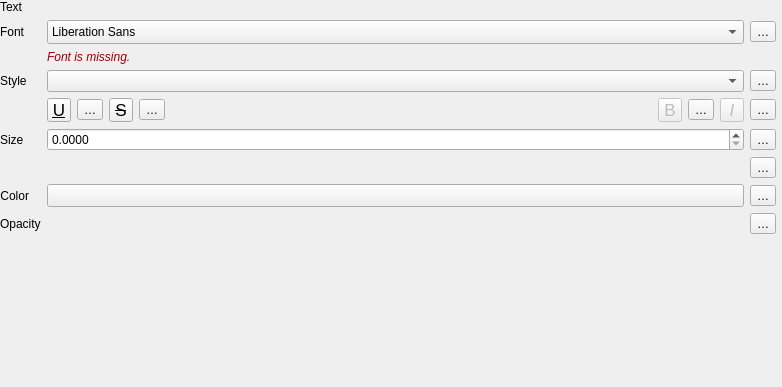
                    <widget class="QWidget" name="scrollAreaWidgetContents">
                     <property name="geometry">
                      <rect>
                       <x>0</x>
                       <y>0</y>
                       <width>782</width>
                       <height>387</height>
                      </rect>
                     </property>
                     <layout class="QVBoxLayout" name="verticalLayout_2" stretch="0,1">
                      <property name="leftMargin">
                       <number>0</number>
                      </property>
                      <property name="topMargin">
                       <number>0</number>
                      </property>
                      <property name="rightMargin">
                       <number>6</number>
                      </property>
                      <property name="bottomMargin">
                       <number>0</number>
                      </property>
                      <item>
                       <widget class="QFrame" name="mFontStyleGroupBox">
                        <property name="sizePolicy">
                         <sizepolicy hsizetype="Preferred" vsizetype="Maximum">
                          <horstretch>0</horstretch>
                          <verstretch>0</verstretch>
                         </sizepolicy>
                        </property>
                        <property name="maximumSize">
                         <size>
                          <width>16777215</width>
                          <height>16777215</height>
                         </size>
                        </property>
                        <layout class="QGridLayout" name="gridLayout_6">
                         <property name="leftMargin">
                          <number>0</number>
                         </property>
                         <property name="topMargin">
                          <number>0</number>
                         </property>
                         <property name="rightMargin">
                          <number>0</number>
                         </property>
                         <property name="bottomMargin">
                          <number>0</number>
                         </property>
                         <item row="7" column="2">
                          <widget class="QgsPropertyOverrideButton" name="mFontColorDDBtn">
                           <property name="text">
                            <string>…</string>
                           </property>
                          </widget>
                         </item>
                         <item row="3" column="0">
                          <widget class="QLabel" name="mFontStyleLabel">
                           <property name="sizePolicy">
                            <sizepolicy hsizetype="Maximum" vsizetype="Preferred">
                             <horstretch>0</horstretch>
                             <verstretch>0</verstretch>
                            </sizepolicy>
                           </property>
                           <property name="text">
                            <string>Style</string>
                           </property>
                          </widget>
                         </item>
                         <item row="12" column="1">
                          <widget class="QFrame" name="frame">
                           <property name="sizePolicy">
                            <sizepolicy hsizetype="Preferred" vsizetype="Maximum">
                             <horstretch>0</horstretch>
                             <verstretch>0</verstretch>
                            </sizepolicy>
                           </property>
                           <layout class="QHBoxLayout" name="horizontalLayout_23">
                            <property name="leftMargin">
                             <number>0</number>
                            </property>
                            <property name="topMargin">
                             <number>0</number>
                            </property>
                            <property name="rightMargin">
                             <number>0</number>
                            </property>
                            <property name="bottomMargin">
                             <number>0</number>
                            </property>
                           </layout>
                          </widget>
                         </item>
                         <item row="4" column="1">
                          <layout class="QHBoxLayout" name="horizontalLayout_13">
                           <item>
                            <widget class="QToolButton" name="mFontUnderlineBtn">
                             <property name="enabled">
                              <bool>true</bool>
                             </property>
                             <property name="minimumSize">
                              <size>
                               <width>24</width>
                               <height>24</height>
                              </size>
                             </property>
                             <property name="maximumSize">
                              <size>
                               <width>24</width>
                               <height>24</height>
                              </size>
                             </property>
                             <property name="font">
                              <font>
                               <pointsize>13</pointsize>
                               <underline>true</underline>
                              </font>
                             </property>
                             <property name="toolTip">
                              <string>Underlined text</string>
                             </property>
                             <property name="text">
                              <string>U</string>
                             </property>
                             <property name="checkable">
                              <bool>true</bool>
                             </property>
                            </widget>
                           </item>
                           <item>
                            <widget class="QgsPropertyOverrideButton" name="mFontUnderlineDDBtn">
                             <property name="text">
                              <string>…</string>
                             </property>
                            </widget>
                           </item>
                           <item>
                            <widget class="QToolButton" name="mFontStrikethroughBtn">
                             <property name="enabled">
                              <bool>true</bool>
                             </property>
                             <property name="minimumSize">
                              <size>
                               <width>24</width>
                               <height>24</height>
                              </size>
                             </property>
                             <property name="maximumSize">
                              <size>
                               <width>24</width>
                               <height>24</height>
                              </size>
                             </property>
                             <property name="font">
                              <font>
                               <pointsize>13</pointsize>
                               <strikeout>true</strikeout>
                              </font>
                             </property>
                             <property name="toolTip">
                              <string>Strikeout text</string>
                             </property>
                             <property name="text">
                              <string>S</string>
                             </property>
                             <property name="checkable">
                              <bool>true</bool>
                             </property>
                            </widget>
                           </item>
                           <item>
                            <widget class="QgsPropertyOverrideButton" name="mFontStrikeoutDDBtn">
                             <property name="text">
                              <string>…</string>
                             </property>
                            </widget>
                           </item>
                           <item>
                            <spacer name="horizontalSpacer_11">
                             <property name="orientation">
                              <enum>Qt::Horizontal</enum>
                             </property>
                             <property name="sizeHint" stdset="0">
                              <size>
                               <width>0</width>
                               <height>20</height>
                              </size>
                             </property>
                            </spacer>
                           </item>
                           <item>
                            <widget class="QToolButton" name="mFontBoldBtn">
                             <property name="enabled">
                              <bool>false</bool>
                             </property>
                             <property name="minimumSize">
                              <size>
                               <width>24</width>
                               <height>24</height>
                              </size>
                             </property>
                             <property name="maximumSize">
                              <size>
                               <width>24</width>
                               <height>24</height>
                              </size>
                             </property>
                             <property name="font">
                              <font>
                               <pointsize>13</pointsize>
                              </font>
                             </property>
                             <property name="toolTip">
                              <string>Bold text
(data defined only, overrides Style)</string>
                             </property>
                             <property name="text">
                              <string>B</string>
                             </property>
                             <property name="checkable">
                              <bool>true</bool>
                             </property>
                            </widget>
                           </item>
                           <item>
                            <widget class="QgsPropertyOverrideButton" name="mFontBoldDDBtn">
                             <property name="text">
                              <string>…</string>
                             </property>
                            </widget>
                           </item>
                           <item>
                            <widget class="QToolButton" name="mFontItalicBtn">
                             <property name="enabled">
                              <bool>false</bool>
                             </property>
                             <property name="minimumSize">
                              <size>
                               <width>24</width>
                               <height>24</height>
                              </size>
                             </property>
                             <property name="maximumSize">
                              <size>
                               <width>24</width>
                               <height>24</height>
                              </size>
                             </property>
                             <property name="font">
                              <font>
                               <pointsize>13</pointsize>
                               <italic>true</italic>
                              </font>
                             </property>
                             <property name="toolTip">
                              <string>Italic text
(data defined only, overrides Style)</string>
                             </property>
                             <property name="text">
                              <string>I</string>
                             </property>
                             <property name="checkable">
                              <bool>true</bool>
                             </property>
                            </widget>
                           </item>
                          </layout>
                         </item>
                         <item row="1" column="0">
                          <widget class="QLabel" name="mFontLabel">
                           <property name="sizePolicy">
                            <sizepolicy hsizetype="Preferred" vsizetype="Preferred">
                             <horstretch>0</horstretch>
                             <verstretch>0</verstretch>
                            </sizepolicy>
                           </property>
                           <property name="text">
                            <string>Font</string>
                           </property>
                           <property name="alignment">
                            <set>Qt::AlignLeading|Qt::AlignLeft|Qt::AlignVCenter</set>
                           </property>
                          </widget>
                         </item>
                         <item row="8" column="0">
                          <widget class="QLabel" name="mFontTranspLabel">
                           <property name="enabled">
                            <bool>true</bool>
                           </property>
                           <property name="text">
                            <string>Opacity</string>
                           </property>
                          </widget>
                         </item>
                         <item row="5" column="1">
                          <widget class="QgsDoubleSpinBox" name="mFontSizeSpinBox">
                           <property name="sizePolicy">
                            <sizepolicy hsizetype="Expanding" vsizetype="Fixed">
                             <horstretch>0</horstretch>
                             <verstretch>0</verstretch>
                            </sizepolicy>
                           </property>
                           <property name="minimumSize">
                            <size>
                             <width>0</width>
                             <height>0</height>
                            </size>
                           </property>
                           <property name="decimals">
                            <number>4</number>
                           </property>
                           <property name="maximum">
                            <double>999999999.000000000000000</double>
                           </property>
                           <property name="showClearButton" stdset="0">
                            <bool>false</bool>
                           </property>
                          </widget>
                         </item>
                         <item row="8" column="1">
                          <widget class="QgsOpacityWidget" name="mTextOpacityWidget" native="true">
                           <property name="focusPolicy">
                            <enum>Qt::StrongFocus</enum>
                           </property>
                          </widget>
                         </item>
                         <item row="4" column="2">
                          <widget class="QgsPropertyOverrideButton" name="mFontItalicDDBtn">
                           <property name="text">
                            <string>…</string>
                           </property>
                          </widget>
                         </item>
                         <item row="3" column="1">
                          <widget class="QComboBox" name="mFontStyleComboBox">
                           <property name="sizePolicy">
                            <sizepolicy hsizetype="Expanding" vsizetype="Fixed">
                             <horstretch>0</horstretch>
                             <verstretch>0</verstretch>
                            </sizepolicy>
                           </property>
                           <property name="minimumSize">
                            <size>
                             <width>0</width>
                             <height>0</height>
                            </size>
                           </property>
                           <property name="maximumSize">
                            <size>
                             <width>16777215</width>
                             <height>16777215</height>
                            </size>
                           </property>
                           <property name="toolTip">
                            <string>Available typeface styles</string>
                           </property>
                           <property name="sizeAdjustPolicy">
                            <enum>QComboBox::AdjustToContentsOnFirstShow</enum>
                           </property>
                          </widget>
                         </item>
                         <item row="7" column="1">
                          <widget class="QgsColorButton" name="btnTextColor">
                           <property name="sizePolicy">
                            <sizepolicy hsizetype="Expanding" vsizetype="Fixed">
                             <horstretch>0</horstretch>
                             <verstretch>0</verstretch>
                            </sizepolicy>
                           </property>
                           <property name="maximumSize">
                            <size>
                             <width>16777215</width>
                             <height>16777215</height>
                            </size>
                           </property>
                          </widget>
                         </item>
                         <item row="5" column="0">
                          <widget class="QLabel" name="mFontSizeLabel">
                           <property name="sizePolicy">
                            <sizepolicy hsizetype="Maximum" vsizetype="Preferred">
                             <horstretch>0</horstretch>
                             <verstretch>0</verstretch>
                            </sizepolicy>
                           </property>
                           <property name="text">
                            <string>Size</string>
                           </property>
                          </widget>
                         </item>
                         <item row="15" column="0" colspan="3">
                          <widget class="QFrame" name="mSubstitutionsFrame">
                           <property name="frameShape">
                            <enum>QFrame::NoFrame</enum>
                           </property>
                           <property name="frameShadow">
                            <enum>QFrame::Raised</enum>
                           </property>
                           <layout class="QHBoxLayout" name="horizontalLayout_3">
                            <property name="spacing">
                             <number>0</number>
                            </property>
                            <property name="leftMargin">
                             <number>0</number>
                            </property>
                            <property name="topMargin">
                             <number>0</number>
                            </property>
                            <property name="rightMargin">
                             <number>0</number>
                            </property>
                            <property name="bottomMargin">
                             <number>0</number>
                            </property>
                           </layout>
                          </widget>
                         </item>
                         <item row="8" column="2">
                          <widget class="QgsPropertyOverrideButton" name="mFontOpacityDDBtn">
                           <property name="text">
                            <string>…</string>
                           </property>
                          </widget>
                         </item>
                         <item row="1" column="1">
                          <widget class="QFontComboBox" name="mFontFamilyCmbBx">
                           <property name="editable">
                            <bool>false</bool>
                           </property>
                           <property name="sizeAdjustPolicy">
                            <enum>QComboBox::AdjustToMinimumContentsLengthWithIcon</enum>
                           </property>
                           <property name="minimumContentsLength">
                            <number>8</number>
                           </property>
                          </widget>
                         </item>
                         <item row="7" column="0">
                          <widget class="QLabel" name="mFontColorLabel">
                           <property name="sizePolicy">
                            <sizepolicy hsizetype="Maximum" vsizetype="Preferred">
                             <horstretch>0</horstretch>
                             <verstretch>0</verstretch>
                            </sizepolicy>
                           </property>
                           <property name="text">
                            <string>Color</string>
                           </property>
                           <property name="alignment">
                            <set>Qt::AlignRight|Qt::AlignTrailing|Qt::AlignVCenter</set>
                           </property>
                          </widget>
                         </item>
                         <item row="6" column="1">
                          <widget class="QgsUnitSelectionWidget" name="mFontSizeUnitWidget" native="true">
                           <property name="focusPolicy">
                            <enum>Qt::StrongFocus</enum>
                           </property>
                          </widget>
                         </item>
                         <item row="3" column="2">
                          <widget class="QgsPropertyOverrideButton" name="mFontStyleDDBtn">
                           <property name="text">
                            <string>…</string>
                           </property>
                          </widget>
                         </item>
                         <item row="6" column="2">
                          <widget class="QgsPropertyOverrideButton" name="mFontUnitsDDBtn">
                           <property name="text">
                            <string>…</string>
                           </property>
                          </widget>
                         </item>
                         <item row="1" column="2">
                          <widget class="QgsPropertyOverrideButton" name="mFontDDBtn">
                           <property name="text">
                            <string>…</string>
                           </property>
                          </widget>
                         </item>
                         <item row="0" column="0">
                          <widget class="QLabel" name="mFontLabel_2">
                           <property name="sizePolicy">
                            <sizepolicy hsizetype="Preferred" vsizetype="Preferred">
                             <horstretch>0</horstretch>
                             <verstretch>0</verstretch>
                            </sizepolicy>
                           </property>
                           <property name="text">
                            <string>Text</string>
                           </property>
                           <property name="alignment">
                            <set>Qt::AlignLeading|Qt::AlignLeft|Qt::AlignVCenter</set>
                           </property>
                          </widget>
                         </item>
                         <item row="5" column="2">
                          <widget class="QgsPropertyOverrideButton" name="mFontSizeDDBtn">
                           <property name="text">
                            <string>…</string>
                           </property>
                          </widget>
                         </item>
                         <item row="2" column="1">
                          <widget class="QFrame" name="mFontFamilyFrame">
                           <layout class="QHBoxLayout" name="horizontalLayout_5">
                            <property name="leftMargin">
                             <number>0</number>
                            </property>
                            <property name="topMargin">
                             <number>0</number>
                            </property>
                            <property name="rightMargin">
                             <number>0</number>
                            </property>
                            <property name="bottomMargin">
                             <number>0</number>
                            </property>
                            <item>
                             <widget class="QLabel" name="mFontMissingLabel">
                              <property name="sizePolicy">
                               <sizepolicy hsizetype="Expanding" vsizetype="Preferred">
                                <horstretch>0</horstretch>
                                <verstretch>0</verstretch>
                               </sizepolicy>
                              </property>
                              <property name="styleSheet">
                               <string notr="true">color: #990000;
font-style: italic;</string>
                              </property>
                              <property name="text">
                               <string>Font is missing.</string>
                              </property>
                              <property name="alignment">
                               <set>Qt::AlignLeading|Qt::AlignLeft|Qt::AlignVCenter</set>
                              </property>
                             </widget>
                            </item>
                           </layout>
                          </widget>
                         </item>
                        </layout>
                       </widget>
                      </item>
                      <item>
                       <widget class="QgsStyleItemsListWidget" name="mTextFormatsListWidget" native="true"/>
                      </item>
                     </layout>
                    </widget>
